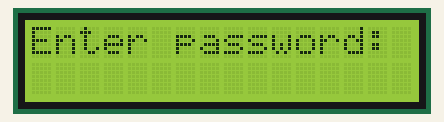
This sketch was run on a simulated Arduino Uno, built with avr-gcc and run on an emulated ATmega328P. Shown: 16×2 character LCD.

Above: at 0.6 s.
At 1.1 s:
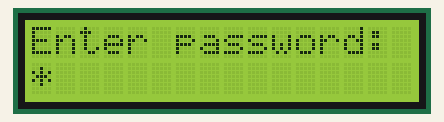
At 1.6 s:
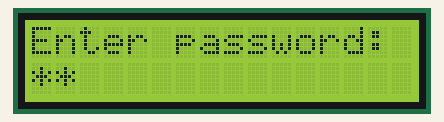
At 2.1 s:
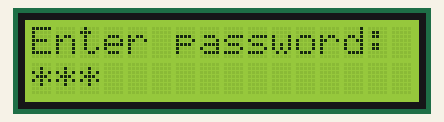
At 2.6 s:
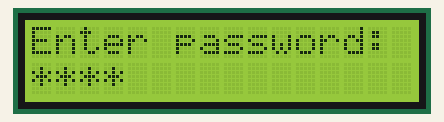
At 3.1 s:
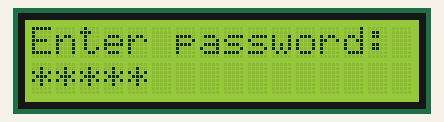

The sketch:

TWI_LCD.ino
```cpp
// TWI LCD sample code

#include <Wire.h>
#include <LiquidCrystal_I2C.h>
LiquidCrystal_I2C lcd(0x3F, 2, 1, 0, 4, 5, 6, 7, 3, POSITIVE);
                   // addr,en,rw,rs,d4,d5,d6,d7,bl,blpol
                   // addr can be 0x3F or 0x27
void setup()
{
  lcd.begin(16, 2); // 16 characters, 2 lines

  lcd.noBacklight(); // turn backlight off
  delay(250);
  lcd.backlight(); // turn backlight on
  delay(250);

  lcd.setCursor(0, 0); // position cursor at character 0, line 0
  lcd.print("Enter password:");
  delay(500);

  lcd.setCursor(0, 1); // position cursor at character 0, line 1
  for (int i=0; i<5; i++){
    // read a character in the password
    lcd.print("*"); // display as asterisk
    delay(500);
  }

  delay(5000);
  lcd.clear(); // clear display

  // continue...
}

void loop()
{
  // left blank
}
```

Measured:
- what the display in image 0 shows lasts 0.5 s, from 0.6 s to 1.1 s
- what the display in image 5 shows lasts 5.5 s, from 3.1 s to 8.6 s
